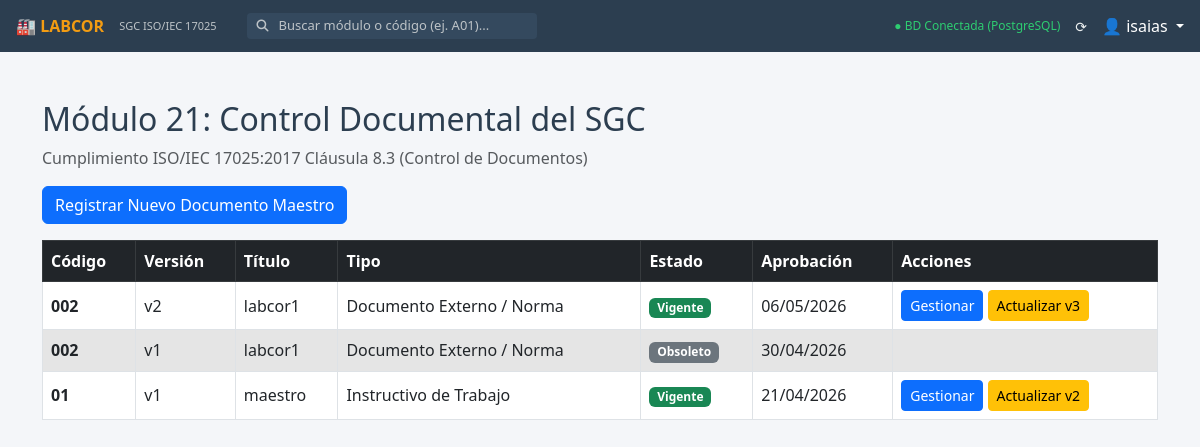
Screenshot of /control-documental/ (signed in) with the database file from the repository.
### h_m21_control_documental/models.py (models this page shows, shortened)
class DocumentoSGC(models.Model):
    TIPO_CHOICES = [
        ('MANUAL', 'Manual'),
        ('PROCEDIMIENTO', 'Procedimiento'),
        ('INSTRUCTIVO', 'Instructivo de Trabajo'),
        ('FORMATO', 'Formato / Registro'),
        ('POLITICA', 'Política'),
        ('EXTERNO', 'Documento Externo / Norma'),
    ]
    ESTADO_CHOICES = [
        ('BORRADOR', 'Borrador / En Desarrollo'),
        ('REVISION', 'En Revisión'),
        ('APROBADO', 'Aprobado (Pendiente Publicación)'),
        ('VIGENTE', 'Vigente / Publicado'),
        ('OBSOLETO', 'Obsoleto / Retirado'),
    ]
    codigo = models.CharField(max_length=50, verbose_name="Código del Documento")
    titulo = models.CharField(max_length=200, verbose_name="Título del Documento")
    tipo = models.CharField(max_length=30, choices=TIPO_CHOICES, default='PROCEDIMIENTO')
    version = models.IntegerField(default=1, verbose_name="Versión Actual")
    descripcion_cambios = models.TextField(blank=True,
                                           verbose_name="Descripción de Cambios (Justificación de la nueva versión)")
    enlace_archivo = models.URLField(max_length=500, blank=True, verbose_name="Enlace al Archivo (Local o SharePoint)")
    estado = models.CharField(max_length=20, choices=ESTADO_CHOICES, default='BORRADOR')
    elaborado_por = models.ForeignKey(User, on_delete=models.SET_NULL, null=True, related_name='docs_elaborados')
    revisado_por = models.ForeignKey(User, on_delete=models.SET_NULL, null=True, blank=True,
                                     related_name='docs_revisados')
    aprobado_por = models.ForeignKey(User, on_delete=models.SET_NULL, null=True, blank=True,
                                     related_name='docs_aprobados')
    fecha_creacion = models.DateTimeField(auto_now_add=True)
    fecha_aprobacion = models.DateField(null=True, blank=True, verbose_name="Fecha de Aprobación")
    fecha_proxima_revision = models.DateField(null=True, blank=True,
                                              verbose_name="Fecha de Próxima Revisión Programada")
    class Meta:
        verbose_name = "Documento del SGC"
        verbose_name_plural = "Control Documental del SGC"
        unique_together = ('codigo', 'version')

### h_m21_control_documental/views.py (the view)
# urls.py: path('', views.dashboard, name='a00_dashboard'),
@login_required
def dashboard(request):
    documentos = DocumentoSGC.objects.all().order_by('codigo', '-version')
    return render(request, 'h_m21_control_documental/dashboard.html', {'documentos': documentos})

### h_m21_control_documental/templates/h_m21_control_documental/dashboard.html (shortened to what this page needs)
{% extends 'base.html' %}
{% block content %}
<div class="container mt-4">
    <h2>Módulo 21: Control Documental del SGC</h2>
    <p class="text-muted">Cumplimiento ISO/IEC 17025:2017 Cláusula 8.3 (Control de Documentos)</p>
    <a href="{% url 'm21_nuevo' %}" class="btn btn-primary mb-3">Registrar Nuevo Documento Maestro</a>
    <table class="table table-bordered table-hover align-middle">
        <thead class="table-dark">
            <tr>
                <th>Código</th>
                <th>Versión</th>
                <th>Título</th>
                <th>Tipo</th>
                <th>Estado</th>
                <th>Aprobación</th>
                <th>Acciones</th>
            </tr>
        </thead>
        <tbody>
            {% for doc in documentos %}
            <tr class="{% if doc.estado == 'OBSOLETO' %}table-active text-muted{% endif %}">
                <td><strong>{{ doc.codigo }}</strong></td>
                <td>v{{ doc.version }}</td>
                <td>
                    {% if doc.enlace_archivo %}
                        <a href="{{ doc.enlace_archivo }}" target="_blank" class="text-decoration-none fw-bold">{{ doc.titulo }}</a>
                    {% else %}
                        {{ doc.titulo }}
                    {% endif %}
                </td>
                <td>{{ doc.get_tipo_display }}</td>
                <td>
                    {% if doc.estado == 'VIGENTE' %}<span class="badge bg-success">Vigente</span>
                    {% elif doc.estado == 'OBSOLETO' %}<span class="badge bg-secondary">Obsoleto</span>
                    {% elif doc.estado == 'APROBADO' %}<span class="badge bg-info text-dark">Aprobado</span>
                    {% else %}<span class="badge bg-warning text-dark">{{ doc.get_estado_display }}</span>{% endif %}
                </td>
                <td>{{ doc.fecha_aprobacion|date:"d/m/Y"|default:"Pendiente" }}</td>
                <td>
                    {% if doc.estado != 'OBSOLETO' %}
                        <a href="{% url 'm21_editar' doc.pk %}" class="btn btn-sm btn-primary">Gestionar</a>
                    {% endif %}
                    {% if doc.estado == 'VIGENTE' %}
                        <a href="{% url 'm21_nueva_version' doc.pk %}" class="btn btn-sm btn-warning" onclick="return confirm('¿Seguro que deseas iniciar una nueva versión? Esto dejará la actual como OBSOLETA.');">Actualizar v{{ doc.version|add:"1" }}</a>
                    {% endif %}
                </td>
            </tr>
            {% empty %}
            <tr><td colspan="7" class="text-center">No hay documentos registrados en el SGC.</td></tr>
            {% endfor %}
        </tbody>
    </table>
</div>
{% endblock %}

### templates/base.html (shortened to what this page needs)
{% load static %}
<!DOCTYPE html>
<html lang="es">
<head>
    <link href="https://cdn.jsdelivr.net/npm/bootstrap@5.3.0/dist/css/bootstrap.min.css" rel="stylesheet">
    <link rel="stylesheet" href="https://cdnjs.cloudflare.com/ajax/libs/font-awesome/6.4.0/css/all.min.css">
</head>
<body>
    <div class="topbar">
        <a href="{% url 'inicio' %}" class="topbar-brand">🏭 LABCOR</a>
        <span class="topbar-subtitle">SGC ISO/IEC 17025</span>
        <div class="search-container d-none d-md-flex">
            <i class="fas fa-search" style="color: #bdc3c7; font-size: 12px;"></i>
            <input type="text" id="searchInput" class="search-input" placeholder="Buscar módulo o código (ej. A01)...">
        </div>
        <div class="ms-auto d-flex align-items-center">
            <span style="font-size: 12px; color: #2ecc71; margin-right: 15px;">
                ● BD Conectada (PostgreSQL)
            </span>
            <span style="font-size: 14px; margin-right: 15px; cursor: pointer;">
                ⟳
            </span>
            <div class="dropdown">
                <a href="#" class="text-decoration-none text-white dropdown-toggle" data-bs-toggle="dropdown">
                    👤 {{ user.username|default:"Admin" }}
                </a>
            </div>
        </div>
    </div>
    <main class="main-content">
        {% block content %}
        {% endblock %}
    </main>
</body>
</html>

### templates/base.html (style rules this page uses)
:root { --bg-main: #f4f6f9; --bg-topbar: #2c3e50; --card-bg: #ffffff; --card-border: #dee2e6; --card-hover: #ebf5fb; --text-main: #2c3e50; }
body { background-color: var(--bg-main); color: var(--text-main); font-family: 'Segoe UI', system-ui, sans-serif; overflow-x: hidden; margin: 0; }
.topbar { background-color: var(--bg-topbar); height: 52px; position: fixed; top: 0; width: 100%; z-index: 1050; display: flex; align-items: center; padding: 0 16px; color: #ecf0f1; }
.topbar-brand { font-size: 16px; font-weight: bold; color: #f39c12; margin-right: 15px; text-decoration: none; }
.topbar-subtitle { font-size: 11px; color: #bdc3c7; margin-right: 30px; }
.search-container { display: flex; align-items: center; background-color: #34495e; border-radius: 4px; padding: 2px 10px; }
.search-input { background: transparent; border: none; color: white; outline: none; margin-left: 8px; width: 250px; font-size: 13px; }
.search-input::placeholder { color: #bdc3c7; }
.main-content { margin-left: 0; margin-top: 52px; padding: 24px; min-height: calc(100vh - 52px); }

### rows the page displays
DocumentoSGC: codigo "002", version "2", titulo "labcor1", tipo "Documento Externo / Norma", estado "Vigente", fecha_aprobacion "06/05/2026", version|add "3"
DocumentoSGC: codigo "002", version "1", titulo "labcor1", tipo "Documento Externo / Norma", estado "Obsoleto", fecha_aprobacion "30/04/2026"
DocumentoSGC: codigo "01", version "1", titulo "maestro", tipo "Instructivo de Trabajo", estado "Vigente", fecha_aprobacion "21/04/2026", version|add "2"

### other values shown
{{ user.username|default:"Admin" }} "isaias"
